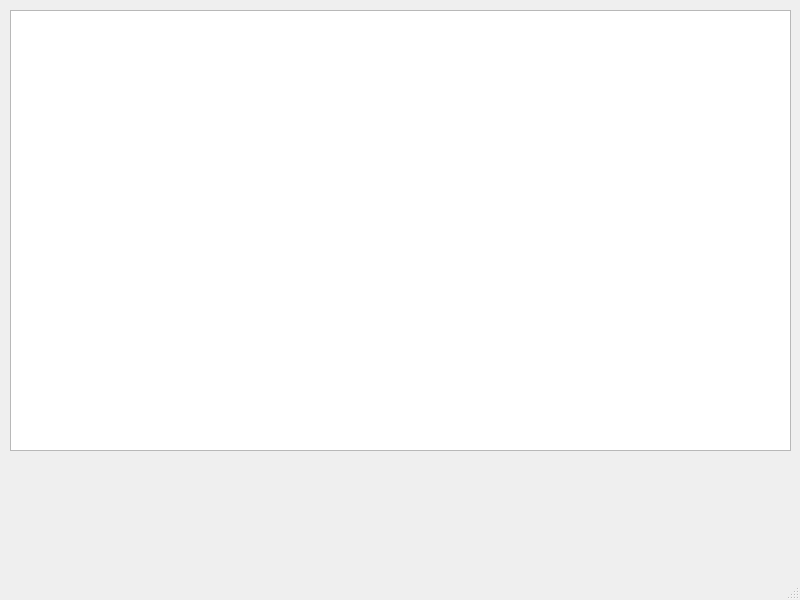
<?xml version="1.0" encoding="UTF-8"?>
<ui version="4.0">
 <class>MainWindow</class>
 <widget class="QMainWindow" name="MainWindow">
  <property name="geometry">
   <rect>
    <x>0</x>
    <y>0</y>
    <width>800</width>
    <height>600</height>
   </rect>
  </property>
  <property name="windowTitle">
   <string>MainWindow</string>
  </property>
  <widget class="QWidget" name="centralwidget">
   <widget class="QTableWidget" name="tableWidget">
    <property name="geometry">
     <rect>
      <x>10</x>
      <y>10</y>
      <width>781</width>
      <height>441</height>
     </rect>
    </property>
   </widget>
  </widget>
  <widget class="QMenuBar" name="menubar">
   <property name="geometry">
    <rect>
     <x>0</x>
     <y>0</y>
     <width>800</width>
     <height>21</height>
    </rect>
   </property>
  </widget>
  <widget class="QStatusBar" name="statusbar"/>
 </widget>
 <resources/>
 <connections/>
</ui>
